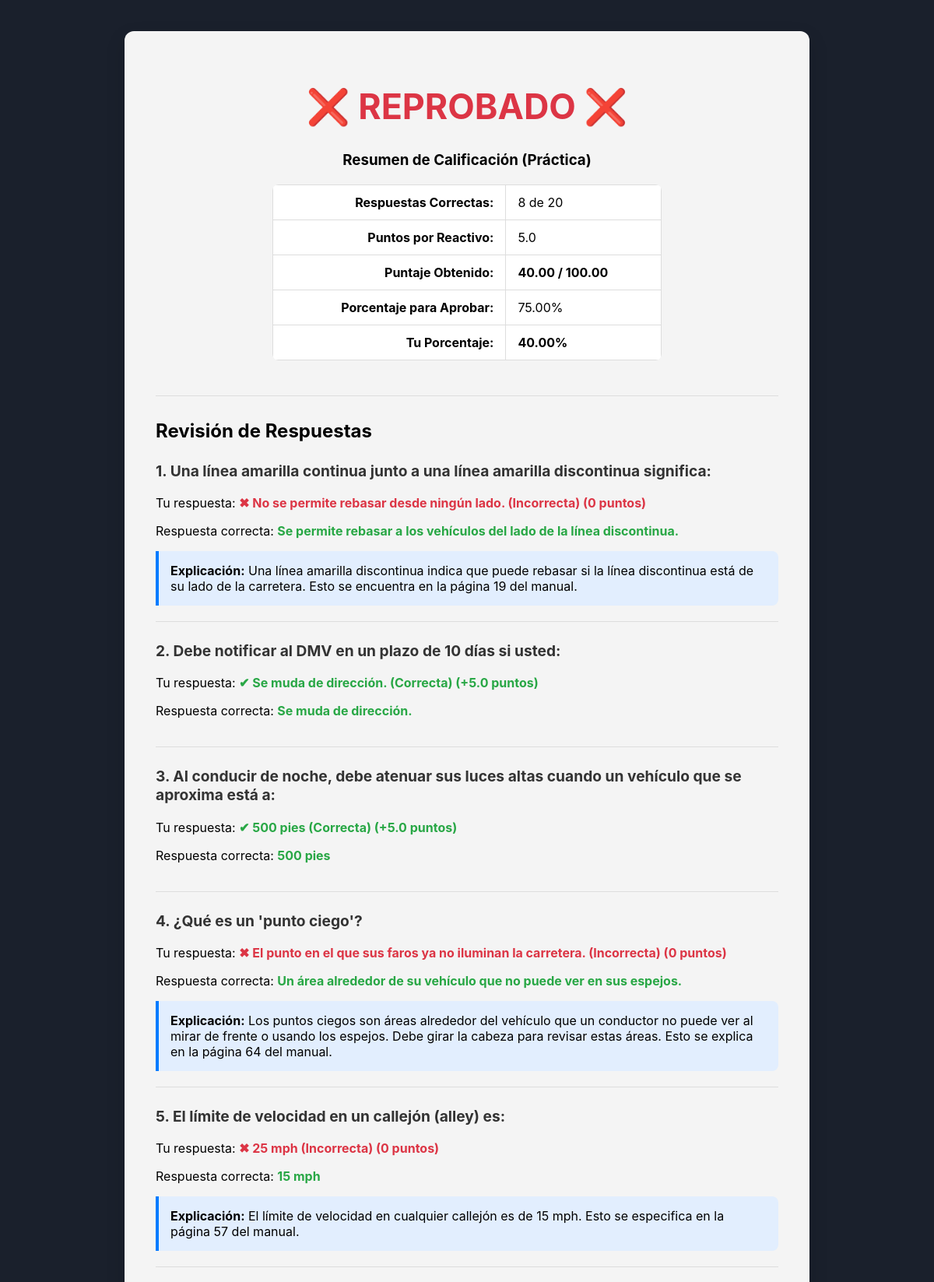
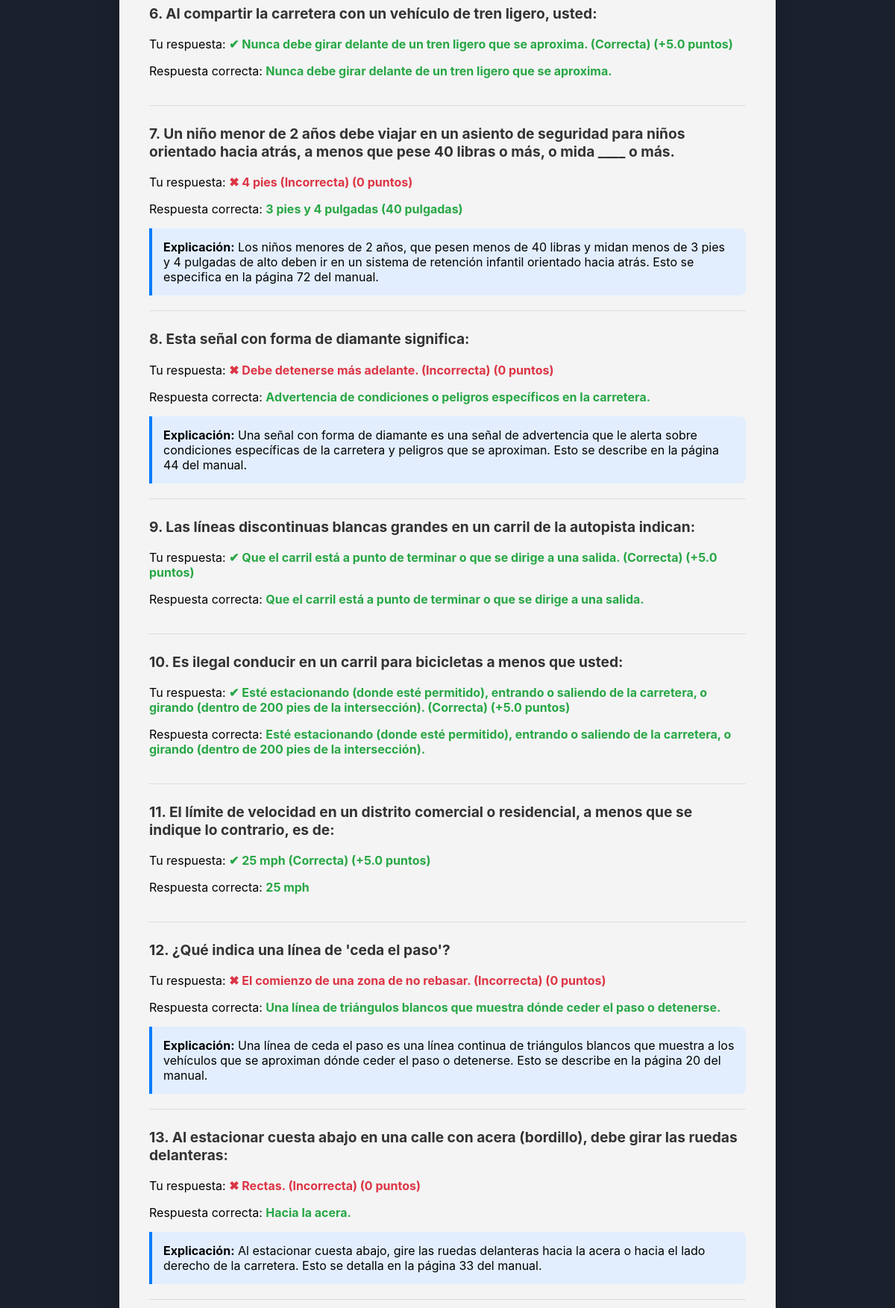
/revisar/115 (signed in, upper part), run on the app's committed database (2 pictures, top to bottom).
### app.py (models this page shows)
class Intento(db.Model):
    id = db.Column(db.Integer, primary_key=True)
    usuario_id = db.Column(db.Integer, db.ForeignKey('usuario.id'), nullable=False)
    tipo_examen = db.Column(db.String(50), nullable=False)
    fecha = db.Column(db.DateTime, default=datetime.utcnow)
    puntaje_pct = db.Column(db.Float, nullable=False)
    aprobado = db.Column(db.Boolean, nullable=False)
    respuestas = db.relationship('RespuestaUsuario', backref='intento', lazy=True, cascade="all, delete-orphan")

class Pregunta(db.Model):
    id = db.Column(db.Integer, primary_key=True)
    texto_pregunta = db.Column(db.Text, nullable=False)
    imagen_path = db.Column(db.String(100))
    explicacion = db.Column(db.Text)
    opciones = db.relationship('Opcion', backref='pregunta', lazy=True, cascade="all, delete-orphan")

class Opcion(db.Model):
    id = db.Column(db.Integer, primary_key=True)
    pregunta_id = db.Column(db.Integer, db.ForeignKey('pregunta.id'), nullable=False)
    texto_opcion = db.Column(db.String(200), nullable=False)
    es_correcta = db.Column(db.Boolean, default=False, nullable=False)

### app.py (the view)
@app.route('/revisar/<int:intento_id>')
def revisar_intento(intento_id):
    if 'user_id' not in session:
        return redirect(url_for('login'))
    intento = Intento.query.get_or_404(intento_id)
    if intento.usuario_id != session['user_id']:
        flash("No tienes permiso para ver este resultado.", "danger")
        return redirect(url_for('pagina_inicio'))
    respuestas_guardadas = RespuestaUsuario.query.filter_by(intento_id=intento.id).all()
    resultados_detallados = []
    respuestas_correctas = 0
    for respuesta in respuestas_guardadas:
        pregunta = Pregunta.query.get(respuesta.pregunta_id)
        opcion_correcta_obj = next((op for op in pregunta.opciones if op.es_correcta), None)
        opcion_elegida_obj = Opcion.query.get(respuesta.opcion_elegida_id) if respuesta.opcion_elegida_id else None
        if respuesta.es_correcta:
            respuestas_correctas += 1
        resultados_detallados.append({
            'pregunta': pregunta.texto_pregunta,
            'opciones': {str(op.id): op.texto_opcion for op in pregunta.opciones},
            'respuesta_enviada_texto': opcion_elegida_obj.texto_opcion if opcion_elegida_obj else "No contestada",
            'respuesta_correcta_texto': opcion_correcta_obj.texto_opcion,
            'es_correcta': respuesta.es_correcta,
            'explicacion': pregunta.explicacion
        })
    tipo_examen = intento.tipo_examen
    total_preguntas = len(resultados_detallados)
    puntos_por_reactivo = PUNTOS_PRACTICA if tipo_examen == "Práctica" else PUNTOS_FINAL
    puntaje = respuestas_correctas * puntos_por_reactivo
    puntaje_maximo = total_preguntas * puntos_por_reactivo
    return render_template('resultado.html',
                        puntaje=puntaje, puntaje_maximo=puntaje_maximo,
                        puntaje_porcentual=intento.puntaje_pct, aprobado=intento.aprobado,
                        resultados=resultados_detallados, tipo_examen=tipo_examen,
                        respuestas_correctas=respuestas_correctas, total_preguntas=total_preguntas,
                        puntos_reactivo=puntos_por_reactivo, porcentaje_aprobacion=PORCENTAJE_APROBACION)

### templates/resultado.html (shortened to what this page needs)
<!DOCTYPE html>
<html lang="es">
<head>
</head>
<body>
    <div class="container">
        <div class="resultado-header">
            {% if aprobado %}
                <h1 class="aprobado">✔️ ¡APROBADO! ✔️</h1>
            {% else %}
                <h1 class="reprobado">❌ REPROBADO ❌</h1>
            {% endif %}
            <div class="puntaje-summary">
                <h3>Resumen de Calificación ({{ tipo_examen }})</h3>
                <table>
                    <tr><td class="label">Respuestas Correctas:</td><td class="value">{{ respuestas_correctas }} de {{ total_preguntas }}</td></tr>
                    <tr><td class="label">Puntos por Reactivo:</td><td class="value">{{ puntos_reactivo }}</td></tr>
                    <tr><td class="label">Puntaje Obtenido:</td><td class="value"><strong>{{ "%.2f"|format(puntaje) }} / {{ "%.2f"|format(puntaje_maximo) }}</strong></td></tr>
                    <tr><td class="label">Porcentaje para Aprobar:</td><td class="value">{{ "%.2f"|format(porcentaje_aprobacion) }}%</td></tr>
                    <tr><td class="label">Tu Porcentaje:</td><td class="value"><strong>{{ "%.2f"|format(puntaje_porcentual) }}%</strong></td></tr>
                </table>
            </div>
        </div>
        <h2>Revisión de Respuestas</h2>
        {% for res in resultados %}
            <div class="revision-pregunta">
                <p class="pregunta-texto">{{ loop.index }}. {{ res.pregunta }}</p>
                <div class="opciones">
                    <p>Tu respuesta:
                        {% if res.es_correcta %}
                            <span class="respuesta-correcta">✔ {{ res.respuesta_enviada_texto }} (Correcta) (+{{ puntos_reactivo }} puntos)</span>
                        {% else %}
                            <span class="respuesta-incorrecta">✖ {{ res.respuesta_enviada_texto }} (Incorrecta) (0 puntos)</span>
                        {% endif %}
                    </p>
                    <p>Respuesta correcta: <span class="respuesta-correcta">{{ res.respuesta_correcta_texto }}</span></p>
                </div>
                {% if not res.es_correcta and res.explicacion %}
                    <div class="explicacion">
                        <strong>Explicación:</strong> {{ res.explicacion }}
                    </div>
                {% endif %}
            </div>
        {% endfor %}
    </div>
</body>
</html>

### templates/resultado.html (style rules this page uses)
body { font-family: -apple-system, BlinkMacSystemFont, "Segoe UI", Roboto, "Helvetica Neue", Arial, sans-serif; margin: 0; background-color: #1a202c; background-image: url('https://images.unsplash.com/photo-1737917818705-c69c1df72db4?fm=jpg&q=60&w=3000&ixlib=rb-4.1.0&ixid=M3wxMjA3fDB8MHxwaG90by1yZWxhdGVkfDE4fHx8ZW58MHx8fHx8'); background-size: cover; background-position: center; background-attachment: fixed; padding: 40px 20px; box-sizing: border-box; }
.container { max-width: 800px; margin: 0 auto; background-color: #f4f4f4; padding: 40px; border-radius: 12px; box-shadow: 0 10px 25px rgba(0,0,0,0.15); }
.resultado-header { text-align: center; margin-bottom: 30px; padding-bottom: 25px; border-bottom: 1px solid #ddd; }
.reprobado { color: #dc3545; font-size: 2.8em; font-weight: bold; }
.puntaje-summary { margin-top: 20px; }
.puntaje-summary table { width: 100%; max-width: 500px; margin: 20px auto; border-collapse: collapse; background-color: white; border-radius: 8px; overflow: hidden; }
.puntaje-summary td { padding: 12px 15px; border: 1px solid #ddd; }
.puntaje-summary .label { font-weight: bold; text-align: right; width: 60%; }
.puntaje-summary .value { text-align: left; }
.revision-pregunta { margin-top: 25px; border-bottom: 1px solid #ddd; padding-bottom: 20px; }
.pregunta-texto { font-weight: bold; font-size: 1.2em; color: #333; }
.respuesta-correcta { color: #28a745; font-weight: bold; }
.respuesta-incorrecta { color: #dc3545; font-weight: bold; }
.explicacion { background-color: #e2eefe; border-left: 4px solid #007bff; padding: 15px; margin-top: 15px; border-radius: 0 8px 8px 0; }

### data on the page
Intento: tipo_examen "Práctica", puntaje_pct "40.00"
Pregunta: pregunta "Una línea amarilla continua junto a una línea amarilla discontinua significa:", explicacion "Una línea amarilla discontinua indica que puede rebasar si la línea discontinua está de su lado de la carretera. Esto se encuentra en la página 19 del manual."
Opcion: respuesta_enviada_texto "No se permite rebasar desde ningún lado."
Opcion: respuesta_correcta_texto "Se permite rebasar a los vehículos del lado de la línea discontinua."
Pregunta: pregunta "Debe notificar al DMV en un plazo de 10 días si usted:"
Opcion: respuesta_enviada_texto "Se muda de dirección.", respuesta_correcta_texto "Se muda de dirección."
Pregunta: pregunta "Al conducir de noche, debe atenuar sus luces altas cuando un vehículo que se aproxima está a:"
Opcion: respuesta_enviada_texto "500 pies", respuesta_correcta_texto "500 pies"
Pregunta: pregunta "¿Qué es un 'punto ciego'?", explicacion "Los puntos ciegos son áreas alrededor del vehículo que un conductor no puede ver al mirar de frente o usando los espejos. Debe girar la cabeza para revisar estas áreas. Esto se explica en la página 64 del manual."
Opcion: respuesta_enviada_texto "El punto en el que sus faros ya no iluminan la carretera."
Opcion: respuesta_correcta_texto "Un área alrededor de su vehículo que no puede ver en sus espejos."
Pregunta: pregunta "El límite de velocidad en un callejón (alley) es:", explicacion "El límite de velocidad en cualquier callejón es de 15 mph. Esto se especifica en la página 57 del manual."
Opcion: respuesta_enviada_texto "25 mph"
Opcion: respuesta_correcta_texto "15 mph"
Pregunta: pregunta "Al compartir la carretera con un vehículo de tren ligero, usted:"
Opcion: respuesta_enviada_texto "Nunca debe girar delante de un tren ligero que se aproxima.", respuesta_correcta_texto "Nunca debe girar delante de un tren ligero que se aproxima."
Pregunta: pregunta "Un niño menor de 2 años debe viajar en un asiento de seguridad para niños orientado hacia atrás, a menos que pese 40 libras o más, o mida ____ o más.", explicacion "Los niños menores de 2 años, que pesen menos de 40 libras y midan menos de 3 pies y 4 pulgadas de alto deben ir en un sistema de retención infantil orientado hacia atrás. Esto se especifica en la página 72 del manual."
Opcion: respuesta_enviada_texto "4 pies"
Opcion: respuesta_correcta_texto "3 pies y 4 pulgadas (40 pulgadas)"
Pregunta: pregunta "Esta señal con forma de diamante significa:", explicacion "Una señal con forma de diamante es una señal de advertencia que le alerta sobre condiciones específicas de la carretera y peligros que se aproximan. Esto se describe en la página 44 del manual."
Opcion: respuesta_enviada_texto "Debe detenerse más adelante."
Opcion: respuesta_correcta_texto "Advertencia de condiciones o peligros específicos en la carretera."
Pregunta: pregunta "Las líneas discontinuas blancas grandes en un carril de la autopista indican:"
Opcion: respuesta_enviada_texto "Que el carril está a punto de terminar o que se dirige a una salida.", respuesta_correcta_texto "Que el carril está a punto de terminar o que se dirige a una salida."
Pregunta: pregunta "Es ilegal conducir en un carril para bicicletas a menos que usted:"
Opcion: respuesta_enviada_texto "Esté estacionando (donde esté permitido), entrando o saliendo de la carretera, o girando (dentro de 200 pies de la intersección).", respuesta_correcta_texto "Esté estacionando (donde esté permitido), entrando o saliendo de la carretera, o girando (dentro de 200 pies de la intersección)."
Pregunta: pregunta "El límite de velocidad en un distrito comercial o residencial, a menos que se indique lo contrario, es de:"
Opcion: respuesta_enviada_texto "25 mph", respuesta_correcta_texto "25 mph"
Pregunta: pregunta "¿Qué indica una línea de 'ceda el paso'?", explicacion "Una línea de ceda el paso es una línea continua de triángulos blancos que muestra a los vehículos que se aproximan dónde ceder el paso o detenerse. Esto se describe en la página 20 del manual."
Opcion: respuesta_enviada_texto "El comienzo de una zona de no rebasar."
Opcion: respuesta_correcta_texto "Una línea de triángulos blancos que muestra dónde ceder el paso o detenerse."
Pregunta: pregunta "Al estacionar cuesta abajo en una calle con acera (bordillo), debe girar las ruedas delanteras:", explicacion "Al estacionar cuesta abajo, gire las ruedas delanteras hacia la acera o hacia el lado derecho de la carretera. Esto se detalla en la página 33 del manual."
Opcion: respuesta_enviada_texto "Rectas."
Opcion: respuesta_correcta_texto "Hacia la acera."

### other printed values
{{ respuestas_correctas }} "8"
{{ total_preguntas }} "20"
{{ puntos_reactivo }} "5.0"
{{ "%.2f"|format(puntaje) }} "40.00"
{{ "%.2f"|format(puntaje_maximo) }} "100.00"
{{ "%.2f"|format(porcentaje_aprobacion) }} "75.00"
{{ puntos_reactivo }} "5.0" "5.0" "5.0" "5.0" "5.0" "5.0"
